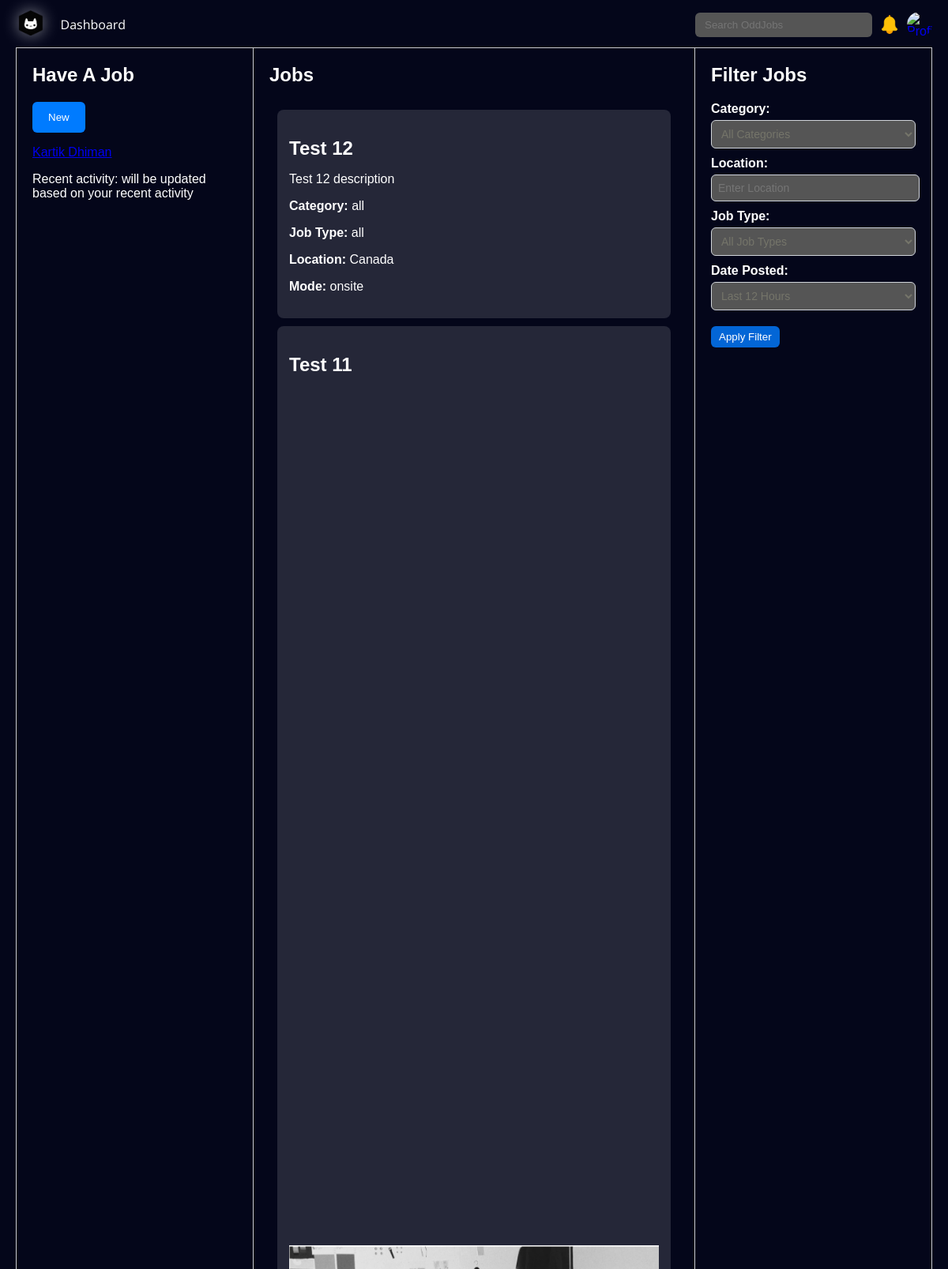
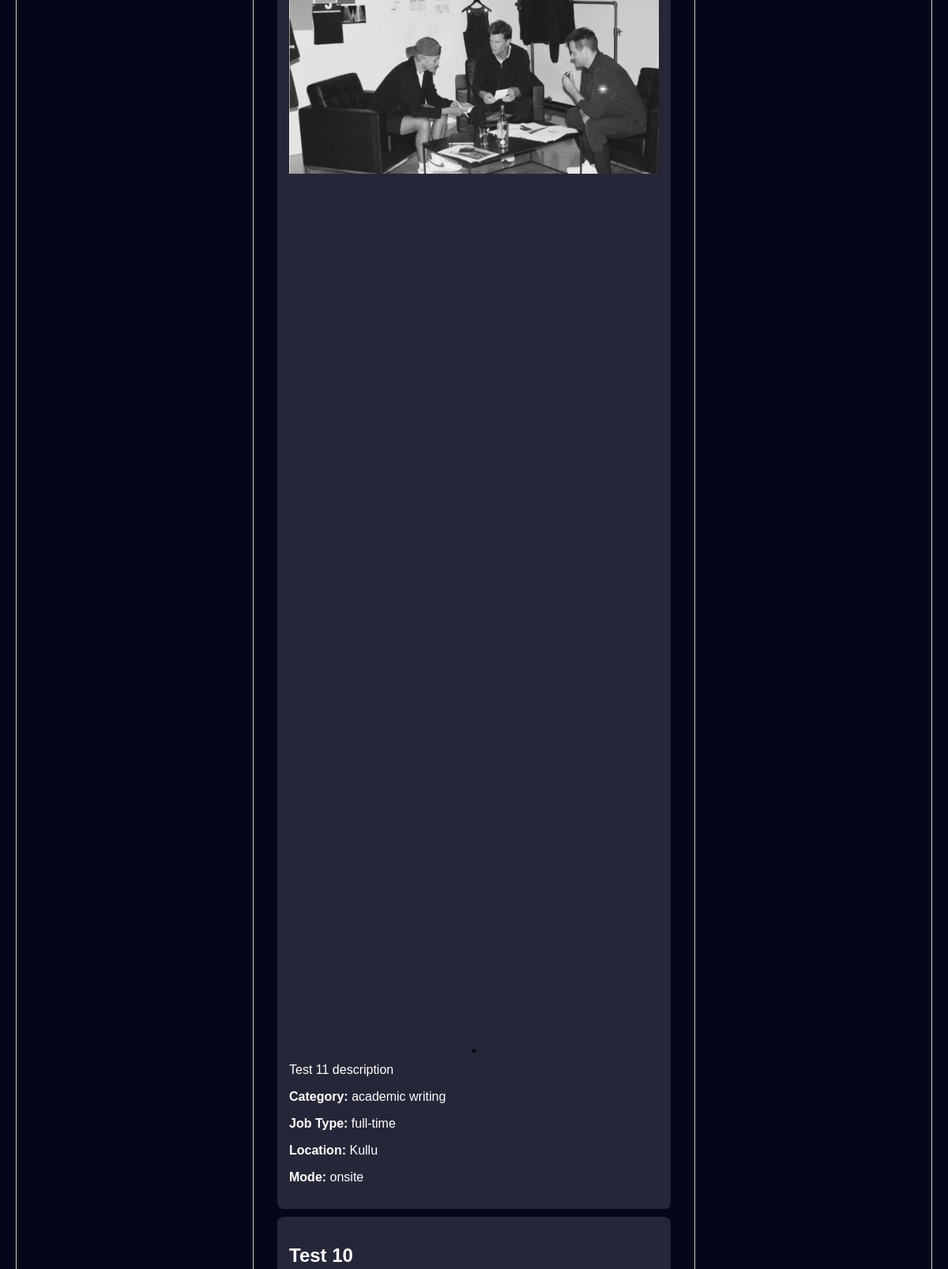
The app's page /dashboard_coppied.php (signed in, upper part) with its own data (2 pictures, top to bottom).
### tables this page shows
CREATE TABLE `jobs` (
  `job_id` int(11) NOT NULL,
  `title` varchar(255) NOT NULL,
  `description` text NOT NULL,
  `category` varchar(255) DEFAULT NULL,
  `job_type` varchar(255) DEFAULT NULL,
  `location` varchar(255) DEFAULT NULL,
  `work_mode` varchar(255) DEFAULT NULL,
  `posted_by` int(11) NOT NULL,
  `date_posted` timestamp NOT NULL DEFAULT current_timestamp(),
  `status` int(11) DEFAULT 0,
  `pending` int(11) DEFAULT 0
);

CREATE TABLE `job_images` (
  `id` int(11) NOT NULL,
  `job_id` int(11) NOT NULL,
  `image_path` varchar(255) NOT NULL
);

### dashboard_coppied.php (the view, shortened to what this page needs)
<?php
if (isset($_SESSION['loggedin'])) {
    $username = $_SESSION['username'];
    $postedBy = $_SESSION['uid'];
    $servername = "localhost";
    $dbusername = "root";
    $password = "";
    $database = "oddjobs";
    $db = mysqli_connect($servername, $dbusername, $password, $database);
    $jqry = mysqli_query($db, "SELECT * FROM jobs WHERE posted_by = '$postedBy' ORDER BY job_id DESC");
    $tjobs = mysqli_num_rows($jqry);
    $pdo = new PDO("mysql:host=$servername;dbname=$database", $dbusername, $password);
    $username = $_SESSION['username'];
    $stmt = $pdo->prepare("SELECT profile_image FROM users WHERE username = ?");
    $stmt->execute([$username]);
    $user = $stmt->fetch(PDO::FETCH_ASSOC);
    $profileImage = $user['profile_image'] ?? 'default_profile.png';
} else {
    header('Location: login.php');
    exit();
}
?>
<!DOCTYPE html>
<html lang="en">
<head>
    <link rel="stylesheet" href="./css/dashboard.css">
    <link rel="stylesheet" type="text/css" href="https://cdn.jsdelivr.net/npm/slick-carousel@1.8.1/slick/slick.css"/>
    <link rel="stylesheet" type="text/css" href="https://cdn.jsdelivr.net/npm/slick-carousel@1.8.1/slick/slick-theme.css"/>
</head>
<body>
    <div class="navbar">
        <div class="navbar-left" id="logoContainer">
            <div class="navbar-logo">
                <img src="./logo/logo.png" alt="OddJobs">
            </div>
            <a href="./dashboard.php">Dashboard</a>
        </div>
        <div class="navbar-right">
            <form id="searchForm" action="#">
                <input id="searchInput" type="text" placeholder="Search OddJobs">
            </form>
            <a class="notification-link" href="#">
                <img src="./icons/bell.png" title="bell icons">
            </a>
            <a class="profile-link" href="#">
                <img src="./images/<?php echo $profileImage; ?>" alt="Profile Image" id="profileImg">
            </a>
        </div>
    </div>
    <div class="container">
        <div class="column-left">
            <div class="section">
                <h2>Have A Job</h2>
                <button id="openJobPostPopup">New</button>
                <p><a href="#" class="repository-link"><?php echo $username; ?></a></p>
                <p>Recent activity: will be updated based on your recent activity</p>
            </div>
        </div>
        <div class="middle-column">
            <div class="section">
                <h2>Jobs</h2>
                <div class="job-posts-container" id="jobPostsContainer">
                    <?php
                    if ($tjobs > 0) {
                        while ($jobsdata = mysqli_fetch_assoc($jqry)) {
                            $jid = $jobsdata['job_id'];
                            echo '<div class="job-post">';
                            echo '<div class="job-details">';
                            echo "<h2 class='job-title'>" . $jobsdata['title'] . "</h2>";
                            $img_qry = mysqli_query($db, "SELECT * FROM job_images WHERE job_id = '$jid'");
                            if (mysqli_num_rows($img_qry) > 0) {
                                echo '<div class="job-images">';
                                echo '<div class="image-carousel">';
                                while ($img_ftch = mysqli_fetch_assoc($img_qry)) {
                                    echo '<div><img src="' . $img_ftch['image_path'] . '" class="job-image"></div>';
                                }
                                echo '</div>';
                                echo '</div>';
                            }
                            echo '</div>';
                            echo "<p class='job-desc'>" . $jobsdata['description'] . "</p>";
                            echo "<p class='job-category'><strong>Category:</strong> " . $jobsdata['category'] . "</p>";
                            echo "<p class='job-type'><strong>Job Type:</strong> " . $jobsdata['job_type'] . "</p>";
                            echo "<p class='job-location'><strong>Location:</strong> " . $jobsdata['location'] . "</p>";
                            echo "<p class='job-mode'><strong>Mode:</strong> " . $jobsdata['work_mode'] . "</p>";
                            echo '</div>';
                        }
                    } else {
                        echo "<p>No Jobs Found</p>";
                    }
                    ?>
                </div>
            </div>
        </div>
        <div class="column-right">
            <div class="section">
                <h2>Filter Jobs</h2>
                <div class="filter-options">
                    <div class="filter-option">
                        <label for="category">Category:</label>
                        <select name="category" id="category">
                            <option value="all">All Categories</option>
                        </select>
                    </div>
                    <div class="filter-option">
                        <label for="location">Location:</label>
                        <input type="text" name="location" id="location" placeholder="Enter Location" required>
                    </div>
                    <div class="filter-option">
                        <label for="job-type">Job Type:</label>
                        <select name="jobType" id="job-type">
                            <option value="all">All Job Types</option>
                        </select>
                    </div>
                    <div class="filter-option">
                        <label for="date-posted">Date Posted:</label>
                        <select name="datePosted" id="date-posted">
                            <option value="last12Hours">Last 12 Hours</option>
                        </select>
                    </div>
                </div>
                <button id="apply-filter">Apply Filter</button>
            </div>
        </div>
    </div>
</body>
</html>

### css/dashboard.css (style rules this page uses)
body { margin: 0; padding: 0; font-family: Arial, sans-serif; background-color: #04061a; color: white; }
.navbar { background-color: rgba(226, 210, 210, 0); color: #fff; padding: 10px 20px; display: flex; justify-content: space-between; align-items: center; position: fixed; top: 0; left: 0; right: 0; z-index: 1000; transition: background-color 0.3s ease; }
.navbar-left { display: flex; align-items: center; font-family: "Open Sans", sans-serif; }
.navbar-logo img { height: 32px; margin-right: 10px; cursor: pointer; transition: transform 0.3s ease; filter: drop-shadow(0 0 10px rgba(255, 255, 255, 0.5)); }
.navbar-left a { color: #fff; text-decoration: none; padding: 10px; transition: all 0.3s ease; }
.navbar-right { display: flex; align-items: center; }
.navbar-right input[type="text"], .navbar-right button { margin-left: 10px; padding: 8px 12px; border: none; border-radius: 6px; background-color: #555; color: #fff; cursor: text; }
.navbar-right input[type="text"] { width: 200px; }
.navbar-right .notification-link, .navbar-right .profile-link { display: flex; align-items: center; text-decoration: none; }
.navbar-right .notification-link img { width: 24px; height: 24px; border-radius: 50%; margin-left: 10px; cursor: pointer; transition: transform 0.3s ease; }
.navbar-right .profile-link img { width: 32px; height: 32px; border-radius: 50%; margin-left: 10px; cursor: pointer; transition: transform 0.3s ease; }
.job-posts-container { max-height: calc(100% - 20px); overflow-y: auto; padding: 10px; }
.job-post { background-color: #f0f0f024; border-radius: 8px; padding: 15px; margin-bottom: 10px; }
.job-post h2 { font-size: 18px; margin-bottom: 5px; }
.job-post p { font-size: 16px; }
.job-image { width: 100%; height: 60vh; object-fit: contain; border-radius: 4px; }
#openJobPostPopup { padding: 12px 20px; border: none; border-radius: 6px; background-color: #007bff; color: white; cursor: pointer; transition: background-color 0.3s ease; }
.container { display: flex; justify-content: space-between; padding: 20px; height: calc(100vh - 40px); margin-top: 40px; }
.column-left { flex: 1; border: 1px solid #ccc; border-right: none; overflow-y: auto; padding: 0 20px; max-height: 95%; }
.column-right { flex: 1; border: 1px solid #ccc; overflow-y: auto; padding: 0 20px; max-height: 95%; border-left: none; }
.middle-column { flex: 2; overflow-y: auto; padding: 0 20px; border: 1px solid #ccc; max-height: 95%; }
.section { margin-bottom: 20px; }
.section h2 { font-size: 24px; font-weight: bold; }
.section p { font-size: 16px; }
.filter-options { margin-bottom: 20px; }
.filter-option { margin-bottom: 10px; }
.filter-option label { display: block; margin-bottom: 5px; font-weight: bold; }
.filter-option select, .filter-option input { width: 100%; padding: 8px; border: 1px solid #d1d5da; border-radius: 6px; font-size: 14px; background-color: #555; color: #75756a; transition: border-color 0.2s ease-in-out; }
.filter-option input[type="text"] { max-width: 95%; width: 100%; padding: 8px; border: 1px solid #d1d5da; border-radius: 6px; font-size: 14px; background-color: #555; color: #75756a; transition: border-color 0.2s ease-in-out; }
#apply-filter { padding: 6px 10px; border: none; border-radius: 6px; background-color: #0366d6; color: white; cursor: pointer; transition: background-color 0.3s ease; }

### records on screen
jobs: title "Test 12", description "Test 12 description", category "all", job_type "all", location "Canada", work_mode "onsite"
jobs: title "Test 11", description "Test 11 description", category "academic writing", job_type "full-time", location "Kullu", work_mode "onsite"
job_images: image_path (picture)
jobs: title "Test 10"

### other values on screen
$username "Kartik Dhiman"
